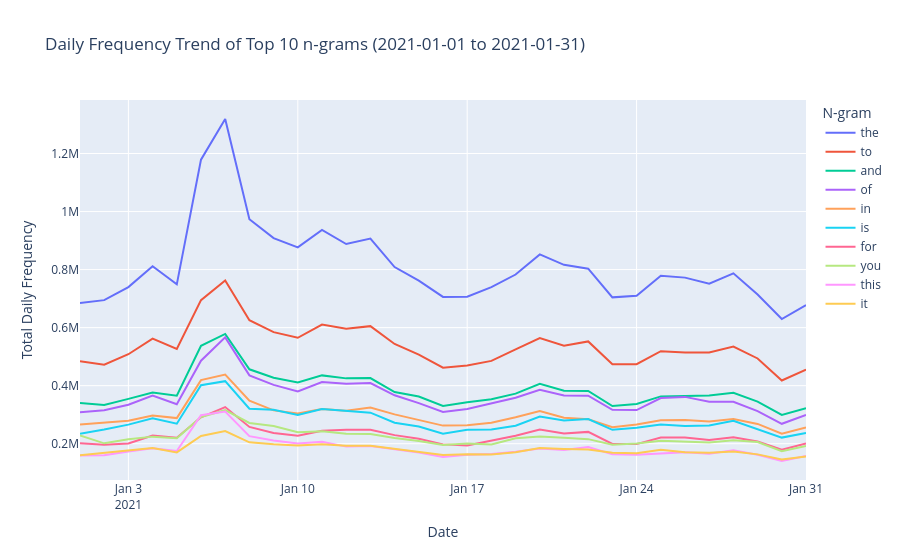

Notebook cell for this chart:
### Markdown cell above
## Top n n-grams Daily Frequency Trend

This section demonstrates the use of `plot_top_n_grams_trend` to identify the top N n-grams within a period and then visualize their daily frequency trends.

### What does this plot show?

The daily frequency trend plot helps you discover which words or phrases are most prominent in a given time window, and how their usage changes day by day. You can use either the 1-grams (single words) or 3-grams (three-word phrases) datasets, depending on whether you want to focus on individual words or common expressions.

#### Why visualize top n-gram trends?

- **Spotlight on Key Topics:** Reveals the most talked-about words or phrases for a specific period, highlighting what captured public attention.
- **Temporal Patterns:** Shows how the frequency of top n-grams rises or falls, helping you detect cycles, bursts, or sustained interest.
- **Event Correlation:** Peaks in certain n-grams may correspond to real-world events, news, or viral moments.
- **Phrase vs. Word Analysis:** Using 3-grams can uncover trending slogans or catchphrases, while 1-grams show general word popularity.

#### How do arguments affect the plot?

- **Dataset Choice (1-grams vs 3-grams):**
    - 1-grams highlight individual word trends.
    - 3-grams focus on phrase-level trends, which can be more specific and context-rich.
- **Date Range:**
    - The start and end dates define the analysis window. Adjusting these lets you zoom in on particular events or periods.
- **Top N Value:**
    - Controls how many n-grams are shown. A higher value gives a broader view, while a lower value focuses on the most dominant terms.

#### Example Use Cases

- Identify the top words or phrases during a major news event and see how their usage evolves.
- Compare daily trends for the most popular slogans or hashtags.
- Explore shifts in conversation topics over time.

#### Example usage:

```python
start_date_trend = '2021-01-01'
end_date_trend = '2021-01-31'
top_n_count = 10
explore.plot_top_n_grams_trend(one_grams, start_date_trend, end_date_trend, top_n=top_n_count)

# For 3-grams:
# explore.plot_top_n_grams_trend(three_grams, start_date_trend, end_date_trend, top_n=top_n_count)
```

By adjusting the dataset, date range, and top N value, you can tailor the analysis to your research needs and uncover meaningful trends in Twitter conversations.

### Code cell
# Define a date range and the number of top n-grams for the trend plot
start_date_trend = '2021-01-01'
end_date_trend = '2021-01-31'
top_n_count = 10 # Show trends for the top 5 n-grams

# Plot for 1-grams
explore.plot_top_n_grams_trend(one_grams, start_date_trend, end_date_trend, top_n=top_n_count)

# Example for 3-grams
# explore.plot_top_n_grams_trend(three_grams, start_date_trend, end_date_trend, top_n=top_n_count)
